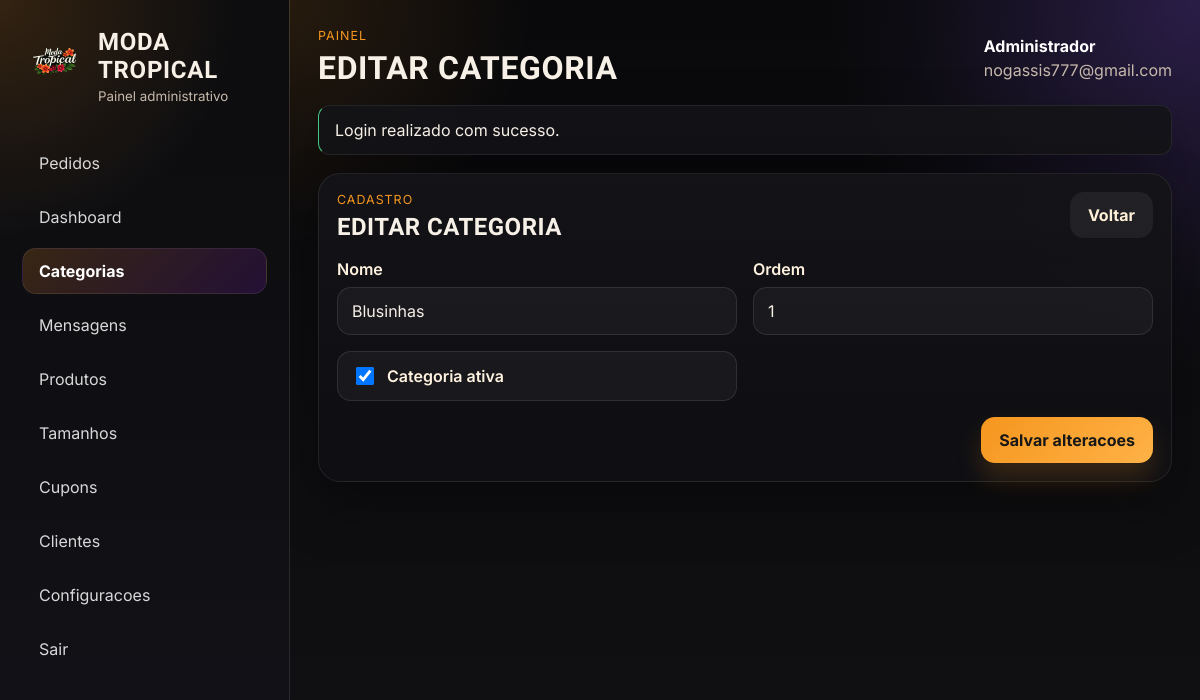
Screenshot of /admin/categoria_form.php?id=7 (signed in) with the database file from the repository.
### tables this page shows
CREATE TABLE `configuracoes` (
  `id` int(10) unsigned NOT NULL AUTO_INCREMENT,
  `nome_estabelecimento` varchar(160) NOT NULL,
  `descricao_loja` text DEFAULT NULL,
  `logo` varchar(255) DEFAULT NULL,
  `telefone_whatsapp` varchar(30) DEFAULT NULL,
  `endereco` varchar(255) DEFAULT NULL,
  `horario_funcionamento` varchar(255) DEFAULT NULL,
  `cor_primaria` varchar(20) NOT NULL DEFAULT '#4d137a',
  `cor_secundaria` varchar(20) NOT NULL DEFAULT '#7f56d9',
  `criado_em` timestamp NOT NULL DEFAULT current_timestamp(),
  PRIMARY KEY (`id`)
);

CREATE TABLE `categorias` (
  `id` int(10) unsigned NOT NULL AUTO_INCREMENT,
  `nome` varchar(120) NOT NULL,
  `slug` varchar(140) NOT NULL,
  `ordem` int(11) NOT NULL DEFAULT 0,
  `ativa` tinyint(1) NOT NULL DEFAULT 1,
  `criado_em` timestamp NOT NULL DEFAULT current_timestamp(),
  PRIMARY KEY (`id`),
  UNIQUE KEY `slug` (`slug`)
);

### includes/functions.php (called while the page is built, shortened)
<?php
function app_url(string $path = ''): string
{
    $baseUrl = rtrim(APP_URL, '/');
    return ($baseUrl !== '' ? $baseUrl : '') . '/' . ltrim($path, '/');
}
function asset_url(string $path): string
{
    $normalizedPath = ltrim($path, '/');
    $absolutePath = BASE_PATH . '/' . str_replace('/', DIRECTORY_SEPARATOR, $normalizedPath);
    $url = app_url($normalizedPath);
    $version = filemtime($absolutePath);
    return $url . '?v=' . rawurlencode((string) $version);
}
function e(?string $value): string
{
    return htmlspecialchars((string) $value, ENT_QUOTES, 'UTF-8');
}
function pull_flashes(): array
{
    $messages = $_SESSION['flash_messages'] ?? [];
    return $messages;
}
function posted_value(string $key, mixed $default = ''): mixed
{
    return $_POST[$key] ?? $default;
}
function checked(mixed $value, mixed $expected = 1): string
{
    return (string) $value === (string) $expected ? 'checked' : '';
}
function fetch_store_settings(): array
{
    $statement = db()->query('SELECT * FROM configuracoes ORDER BY id ASC LIMIT 1');
    $settings = $statement->fetch() ?: [
        'nome_estabelecimento' => 'Sua Loja',
        'descricao_loja' => 'Atualize as configuracoes da loja no painel administrativo.',
        'logo' => '',
        'telefone_whatsapp' => '',
        'endereco' => '',
        'horario_funcionamento' => '',
        'cor_primaria' => '#D97A6C',
        'cor_secundaria' => '#97B39B',
    ];
    return $settings;
}
function find_category(int $id): ?array
{
    $statement = db()->prepare('SELECT * FROM categorias WHERE id = :id LIMIT 1');
    $statement->execute(['id' => $id]);
    $category = $statement->fetch();
    return $category ?: null;
}
function admin_nav_active(string $currentPage, string $expectedPage): string
{
    return $currentPage === $expectedPage ? 'is-active' : '';
}

### config/database.php (called while the page is built, shortened)
<?php
function db(): PDO
{
    static $pdo = null;
    if ($pdo instanceof PDO) {
        return $pdo;
    }
    $dsn = sprintf(
        'mysql:host=%s;port=%s;dbname=%s;charset=%s',
        DB_HOST,
        DB_PORT,
        DB_NAME,
        DB_CHARSET
    );
    $options = [
        PDO::ATTR_ERRMODE => PDO::ERRMODE_EXCEPTION,
        PDO::ATTR_DEFAULT_FETCH_MODE => PDO::FETCH_ASSOC,
        PDO::ATTR_EMULATE_PREPARES => false,
    ];
    try {
        $pdo = new PDO($dsn, DB_USER, DB_PASS, $options);
    } catch (PDOException $exception) {
        http_response_code(500);
        exit('Falha ao conectar ao banco de dados. Verifique o arquivo config/database.php e a importacao do SQL.');
    }
    return $pdo;
}

### includes/auth.php (called while the page is built, shortened)
<?php
function is_admin_logged_in(): bool
{
    return !empty($_SESSION['admin_id']);
}
function current_admin(): ?array
{
    static $admin = null;
    if ($admin !== null) {
        return $admin;
    }
    $statement = db()->prepare('SELECT id, nome, email, criado_em FROM admins WHERE id = :id LIMIT 1');
    $statement->execute(['id' => (int) $_SESSION['admin_id']]);
    $admin = $statement->fetch() ?: null;
    return $admin;
}
function require_admin_auth(): void
{
    if (current_admin() === null) {
        logout_admin();
        set_flash('error', 'Faca login para acessar o painel.');
        redirect('admin/login.php');
    }
}

### admin/categoria_form.php (the view, shortened to what this page needs)
<?php
require_admin_auth();
$categoryId = isset($_GET['id']) ? (int) $_GET['id'] : null;
$editing = $categoryId !== null && $categoryId > 0;
$category = $editing ? find_category($categoryId) : null;
$currentAdminPage = 'categorias';
$pageTitle = $editing ? 'Editar Categoria' : 'Nova Categoria';
$formData = [
    'nome' => (string) posted_value('nome', $category['nome'] ?? ''),
    'ordem' => (string) posted_value('ordem', $category['ordem'] ?? '0'),
    'ativa' => (string) posted_value('ativa', (string) ($category['ativa'] ?? '1')),
];
require BASE_PATH . '/includes/admin_header.php';
?>
<section class="panel-card panel-card--form">
    <div class="panel-card__header">
        <div>
            <p class="panel-card__eyebrow">cadastro</p>
            <h2><?= e($pageTitle); ?></h2>
        </div>
        <a class="button button--ghost" href="<?= e(app_url('admin/categorias.php')); ?>">Voltar</a>
    </div>
    <form method="post" class="admin-form">
        <div class="form-grid">
            <div class="form-row">
                <label for="nome">Nome</label>
                <input id="nome" name="nome" type="text" required value="<?= e($formData['nome']); ?>">
            </div>
            <div class="form-row">
                <label for="ordem">Ordem</label>
                <input id="ordem" name="ordem" type="number" min="0" value="<?= e($formData['ordem']); ?>">
            </div>
            <div class="form-row form-row--toggle">
                <label class="checkbox-row">
                    <input name="ativa" type="checkbox" value="1" <?= checked($formData['ativa'], 1); ?>>
                    <span>Categoria ativa</span>
                </label>
            </div>
        </div>
        <div class="form-actions">
            <button class="button button--primary" type="submit"><?= $editing ? 'Salvar alteracoes' : 'Criar categoria'; ?></button>
        </div>
    </form>
</section>
<?php require BASE_PATH . '/includes/admin_footer.php'; ?>

### includes/admin_header.php (shortened to what this page needs)
<?php
$storeSettings = fetch_store_settings();
$pageTitle = $pageTitle ?? 'Painel Administrativo';
$currentAdminPage = $currentAdminPage ?? '';
$admin = current_admin();
$flashes = pull_flashes();
?>
<!DOCTYPE html>
<html lang="pt-BR">
<head>
    <link rel="stylesheet" href="<?= e(asset_url('assets/css/admin.css')); ?>">
</head>
<body class="admin-body">
    <div class="admin-shell">
        <aside class="admin-sidebar" id="admin-sidebar" data-admin-sidebar>
            <div class="admin-sidebar__header">
                <a class="admin-brand admin-brand--sidebar" href="<?= e(app_url('admin/index.php')); ?>">
                    <?php if (!empty($storeSettings['logo'])): ?>
                        <span class="admin-brand__logo">
                            <img src="<?= e(app_url($storeSettings['logo'])); ?>" alt="Logo da loja">
                        </span>
                    <?php else: ?>
                        <span class="admin-brand__badge">CD</span>
                    <?php endif; ?>
                    <div>
                        <strong><?= e($storeSettings['nome_estabelecimento'] ?? 'Sua Loja'); ?></strong>
                        <small>Painel administrativo</small>
                    </div>
                </a>
            </div>
            <nav class="admin-nav">
                <a data-admin-nav-link class="<?= e(admin_nav_active($currentAdminPage, 'pedidos')); ?>" href="<?= e(app_url('admin/pedidos.php')); ?>">Pedidos</a>
                <a data-admin-nav-link class="<?= e(admin_nav_active($currentAdminPage, 'dashboard')); ?>" href="<?= e(app_url('admin/index.php')); ?>">Dashboard</a>
                <a data-admin-nav-link class="<?= e(admin_nav_active($currentAdminPage, 'categorias')); ?>" href="<?= e(app_url('admin/categorias.php')); ?>">Categorias</a>
                <a data-admin-nav-link class="<?= e(admin_nav_active($currentAdminPage, 'mensagens')); ?>" href="<?= e(app_url('admin/mensagens.php')); ?>">Mensagens</a>
                <a data-admin-nav-link class="<?= e(admin_nav_active($currentAdminPage, 'produtos')); ?>" href="<?= e(app_url('admin/produtos.php')); ?>">Produtos</a>
                <a data-admin-nav-link class="<?= e(admin_nav_active($currentAdminPage, 'sabores')); ?>" href="<?= e(app_url('admin/tamanhos.php')); ?>">Tamanhos</a>
                <a data-admin-nav-link class="<?= e(admin_nav_active($currentAdminPage, 'cupons')); ?>" href="<?= e(app_url('admin/cupons.php')); ?>">Cupons</a>
                <a data-admin-nav-link class="<?= e(admin_nav_active($currentAdminPage, 'clientes')); ?>" href="<?= e(app_url('admin/clientes.php')); ?>">Clientes</a>
                <a data-admin-nav-link class="<?= e(admin_nav_active($currentAdminPage, 'configuracoes')); ?>" href="<?= e(app_url('admin/configuracoes.php')); ?>">Configuracoes</a>
                <a data-admin-nav-link href="<?= e(app_url('admin/logout.php')); ?>">Sair</a>
            </nav>
        </aside>
        <main class="admin-main">
            <header class="admin-topbar">
                <div>
                    <p class="admin-topbar__eyebrow">Painel</p>
                    <h1><?= e($pageTitle); ?></h1>
                </div>
                <div class="admin-user">
                    <strong><?= e($admin['nome'] ?? 'Administrador'); ?></strong>
                    <span><?= e($admin['email'] ?? ''); ?></span>
                </div>
            </header>
            <?php if ($flashes): ?>
                <div class="flash-stack flash-stack--admin">
                    <?php foreach ($flashes as $flash): ?>
                        <div class="flash flash--<?= e($flash['type']); ?>"><?= e($flash['message']); ?></div>
                    <?php endforeach; ?>
                </div>
            <?php endif; ?>

### rows the page displays
configuracoes: logo (picture), nome_estabelecimento "MODA TROPICAL"
categorias: nome "Blusinhas", ordem "1"

### other values shown
$pageTitle "EDITAR CATEGORIA"
$admin['nome'] "Administrador"
$admin['email'] "nogassis777@gmail.com"
$flash['message'] "Login realizado com sucesso."
